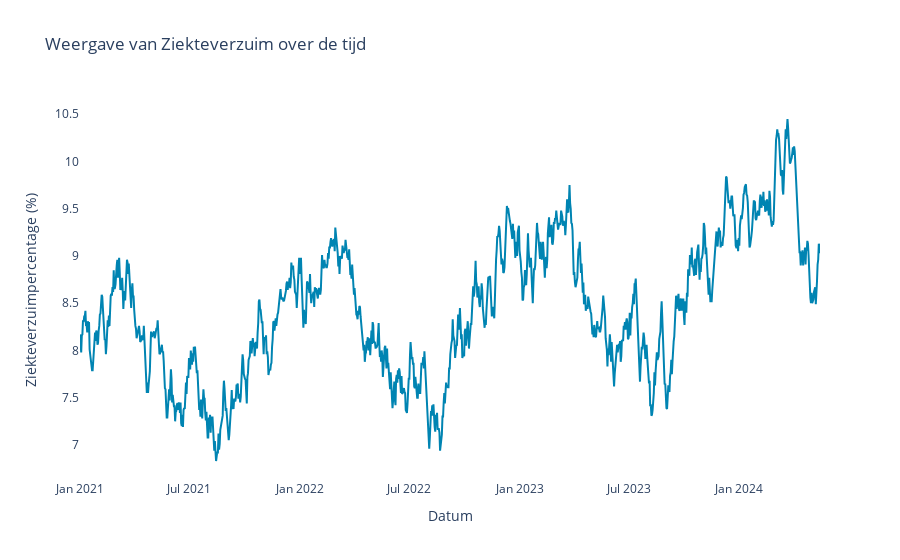

Notebook code cell kept with this figure:
### Markdown cell above
# 1. Data en doel

Jullie zijn allen werkzaam bij zorgorganisatie 'Zorgello' in de afdeling Analytics. De bestuurder komt binnen stormen:

*Morgen heb ik een vergadering met de Raad van Toezicht. Vorig jaar hebben ze me flink aan de tand gevoeld over het ziekteverzuim. Ik heb voor de vergadering morgen een forecast nodig, zodat ik kan laten zien dat we vroegtijdig acteren. Kunnen jullie deze even snel maken? Het gaat om het voorspellen van het ziekteverzuimpercentage van ons personeel.* 

**Opgave 1.1.** De bestuurder geeft direct het doel aan: Voorspel het verzuimpercentage. Hiermee ga je voorbij aan de eerste stap: Wat kun je bedenken bij de data die geregistreerd wordt om te komen tot een ziekteverzuimpercentage?

Bekijk de data van het ziekteverzuimpercentage.

### Code cell
data = laad_data()
bekijk_ziekteverzuim(data)

### Figure 1 — Plotly figure (JSON) as saved in the notebook; plotly's stock layout.template omitted (floating-point values rounded to 4 significant figures; data arrays with more than 128 entries replaced by an {"elided": "..."} marker saying what was removed)
{"data": [{"line": {"color": "#0084B2"}, "mode": "lines", "name": "Ziekteverzuim", "type": "scatter", "x": {"elided": "1230 str values"}, "y": {"elided": "1230 float values"}}], "layout": {"paper_bgcolor": "white", "plot_bgcolor": "white", "title": {"text": "Weergave van Ziekteverzuim over de tijd"}, "xaxis": {"title": {"text": "Datum"}}, "yaxis": {"title": {"text": "Ziekteverzuimpercentage (%)"}}}}
